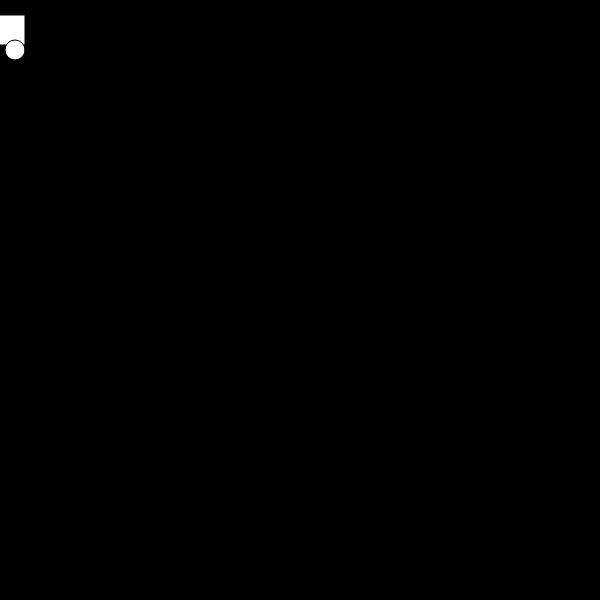
Frame 1 (no input)
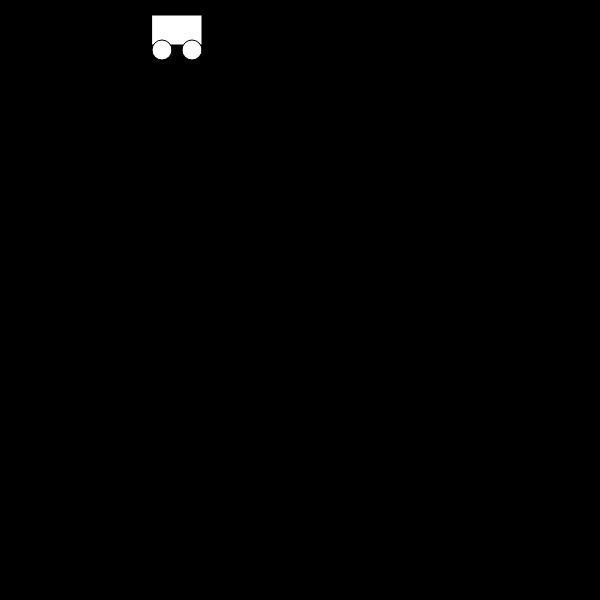
Frame 60 (no input)
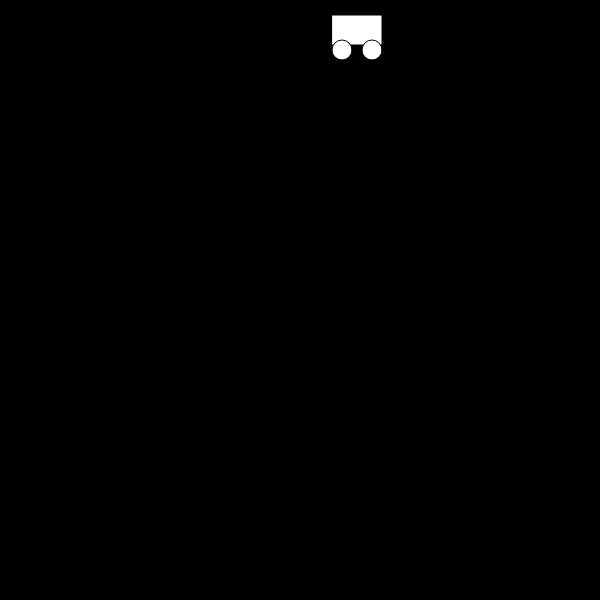
Frame 120 (the mouse pressed at the canvas centre since frame 60)

The p5.js sketch that drew these frames (run headless with seeded random() and noise() and a simulated clock; from frame 60 on, the mouse is pressed at the canvas centre):

// p5.js sketch
// ── sketch.js
var x = 0;

function setup() {
  // put setup code here
  createCanvas(600, 600);
  rectMode(CENTER);
  ellipseMode(CENTER);
}

function draw() {
  background('black');
  rect(x, 30, 50, 30);
  ellipse(x - 15, 50, 20, 20);
  ellipse(x + 15, 50, 20, 20);

  x = x + 3;
  if (x > width) {
    x = 0;

  }
}
